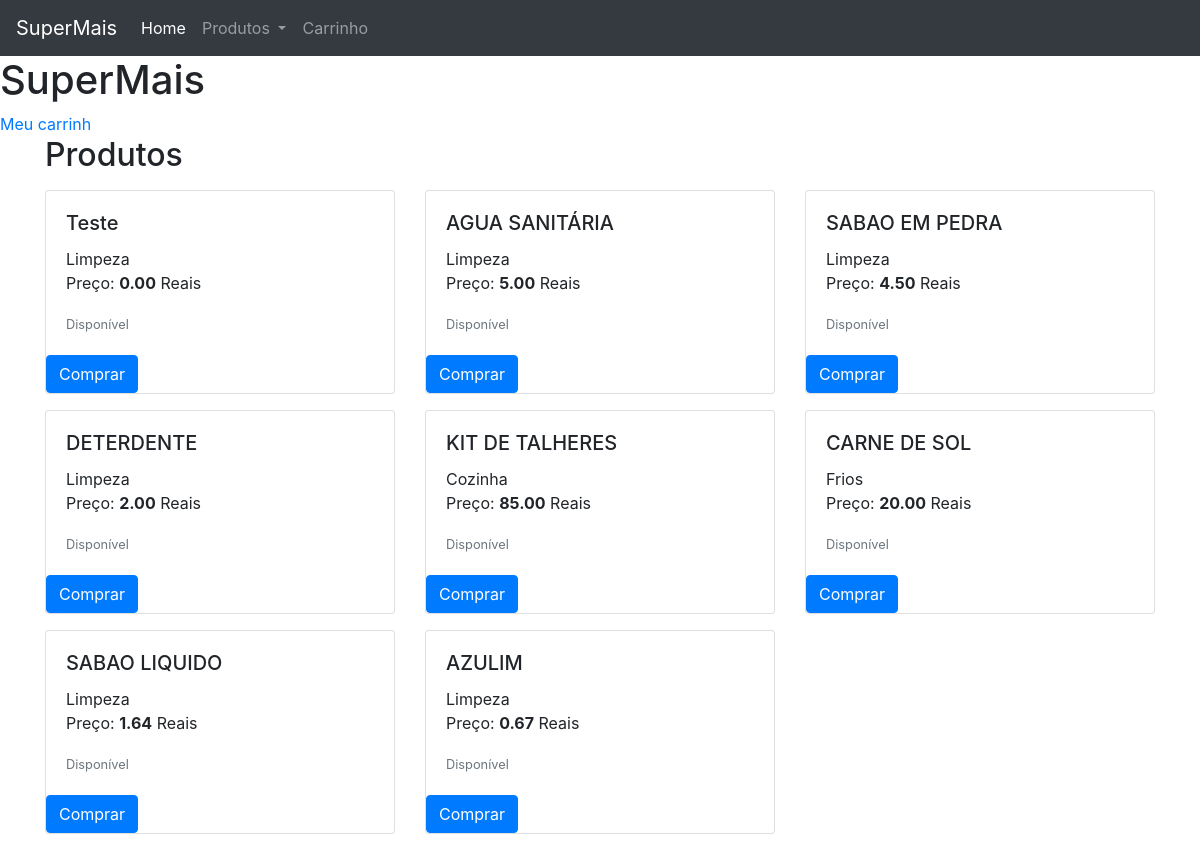
The app's page /, older data.
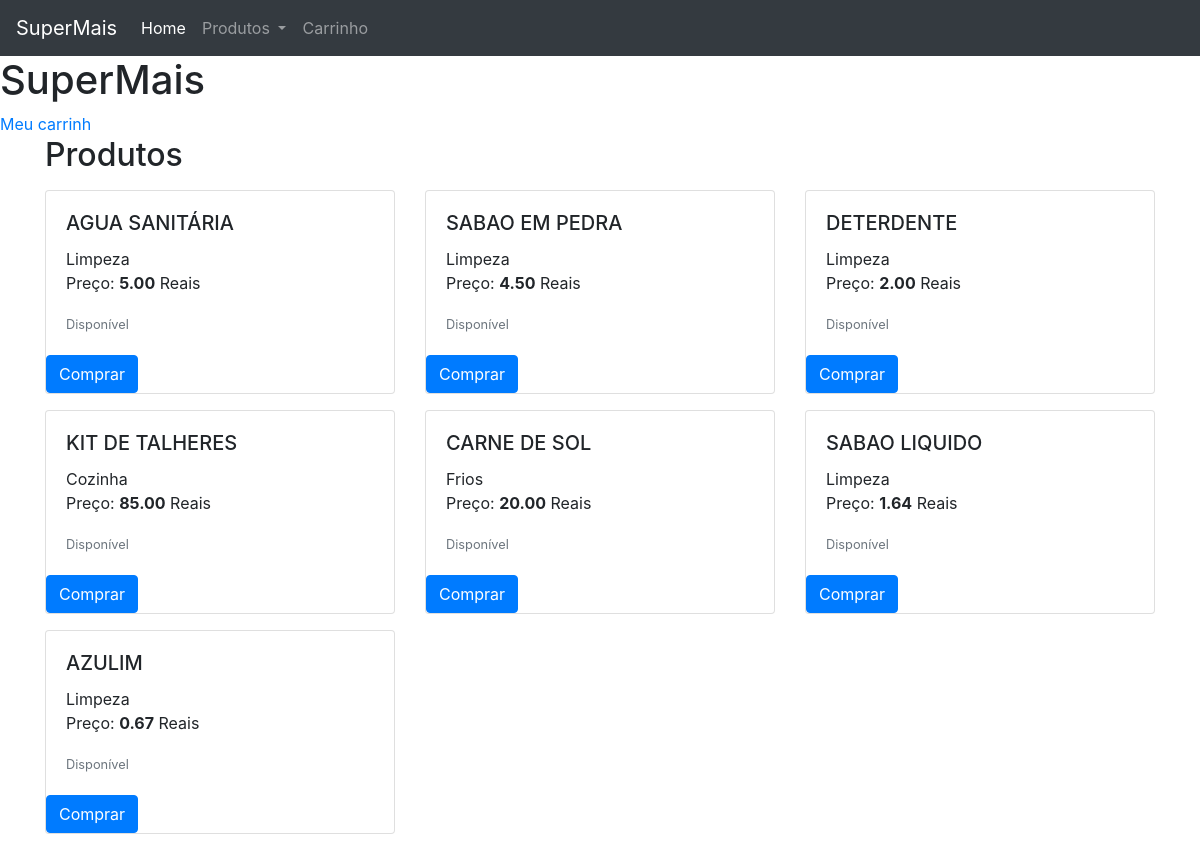
The same page, newer data.
### dashboard/models.py (models this page shows, shortened)
class Produto(models.Model):
    categoria = models.ForeignKey(Categoria, on_delete=models.CASCADE, verbose_name='Categoria')
    nome = models.CharField(max_length=150, unique=True, blank=False, null=False, verbose_name='Produto')
    quantidade = models.IntegerField(blank=False, null=False, verbose_name='Quantidade')
    valor_pago = models.DecimalField(max_digits=6, decimal_places=2, blank=False, null=False,verbose_name='Valor Pago')
    preco_medio = models.DecimalField(default=0.00, max_digits=5, decimal_places=2, blank=False, null=False,verbose_name='Preço de Venda',editable=False)
    data_criada = models.DateTimeField(auto_now_add=True, verbose_name='Criado')
    data_modificacao = models.DateTimeField(auto_now=True,verbose_name='Modificado')
    status = models.BooleanField(default=True, auto_created=True)

class Categoria(models.Model):
    nome = models.CharField(max_length=50, blank=True, null=True, unique=True, verbose_name='Categoria')
    def __str__(self):
        return self.nome

### supermercado/views.py (the view)
# urls.py: path('', super_index, name='super_index'),
def super_index(request, nome=None):
    contexto = {}
    nome_cat = None
    produtos = Produto.objects.all().order_by('-id')
    categorias = Categoria.objects.all()
    if nome:
        nome_cat = get_object_or_404(Categoria, nome=nome)
        produtos = Produto.objects.filter(categoria=nome_cat)
    contexto['categorias'] = categorias
    contexto['categoria'] = nome_cat
    contexto['produtos'] = produtos
    return render(request, 'supermercado/super_index.html', contexto)

### supermercado/templates/supermercado/super_index.html (shortened to what this page needs)
{% extends 'base.html' %}
{% block navbar %}
{% include 'parciais/_super_header.html' %}
{% endblock %}
{% block main %}
<h1>SuperMais</h1>
<form action="" method="POST">
    <a href="{% url 'carrinho_detalhe' %}">Meu carrinh</a>
</form>
<div class="container">
    <div class="row">
        <div class="col-12">
            <h2>{% if categoria %}{{categoria.nome}}{%else%}Produtos{%endif%}</h2>
        </div>
        {% for produto in produtos %}
        <div class="col-4">
            <div class="card mb-2 mt-2" style="width: 22 rem;">
                <div class="card-body">
                    <h5 class="card-title">{{produto.nome}}</h5>
                    <span class="card-title">{{produto.categoria}}</span>
                    <p class="card-text">Preço: <strong>{{produto.preco_medio}}</strong> Reais</p>
                    <p class="card-text"><small
                            class="text-muted">{% if produto.status == True%}Disponível{%else%}Indisponível{%endif%}</small>
                    </p>
                </div>
                {% if produto.status == False%}
                <form action="{% url 'super_produto_detalhe' produto.id %}" method="POST">
                    {% csrf_token %}
                    <input type="submit" class="btn btn-primary disabled" hidden value="Comprar">
                </form>
                {%else%}
                <form action="{% url 'super_produto_detalhe' produto.id %}" method="POST">
                    <input type="submit" class="btn btn-primary" value="Comprar">
                </form>
                {%endif%}
            </div>
        </div>
        {% endfor %}
    </div>
</div>
{% endblock %}

Row changes from the older to the newer data that the page shows:
removed Produto: nome "Teste", categoria "Limpeza", preco_medio "0.00", status "Disponível"
